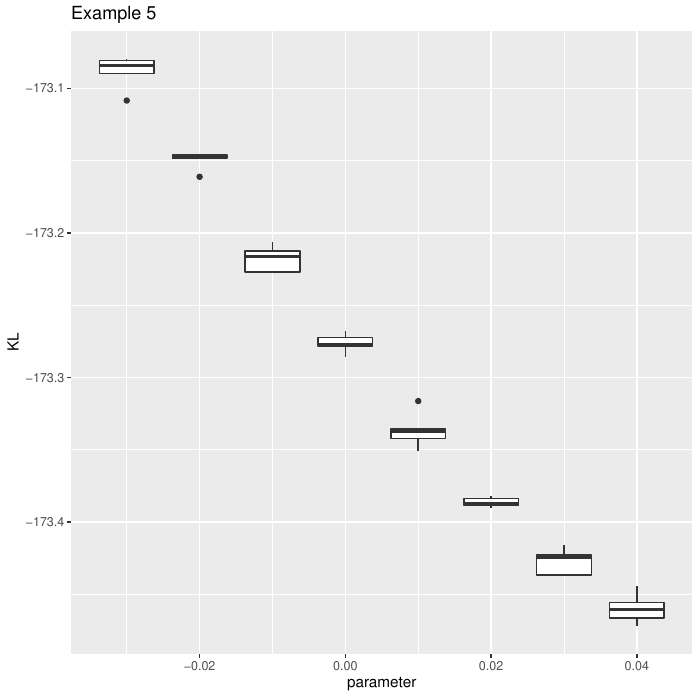

Recreate this plot in R.
# Example 5 -----------------
# mechanistic model: ERGM
# network model: ERGM
# integral stat: sorted degree sequence
# likelihood stat: number of triangles and number of six stars

load("init.RData")

library(StartNetwork)
library(parallel)
library(ggplot2)
library(ergm)

cl <- makeCluster(detectCores())

lstat = function(x){c(sum(I(as.numeric(igraph::degree(x)) / 2) == 6), length(igraph::triangles(x))/3)}

mech_net_ergm = function(coef2, n, args, nsim = 1){
  args$coef = c(args$coef1, coef2);
  args$n = n;
  ergg <- ergm::simulate_formula(network::network(args$n, directed = FALSE) ~ degree(6) + triangles, coef = args$coef, nsim = nsim, control = ergm::control.simulate.formula.ergm(MCMC.burnin = 400000, MCMC.interval = 1000, MCMC.prop.weights = "random"))
  return(ergg)
}

mech_args_ergm = list(coef1 = theta_s[1])

g <- parSapply(cl, theta_coef2, KL_net, theta_s = theta_s, n = n, mech_net = mech_net_ergm, mech_args = mech_args_ergm, replicates = 10000, lstat = lstat, sorted = TRUE, lapply_opt = TRUE)

df <- data.frame(parameter = theta_coef2, KL = g)

ggplot(df) + aes(x = parameter, y = KL, group = parameter) + geom_boxplot() + ggtitle("Example 5")

ggsave(filename = "example5.pdf")

save.image("example5.RData")
